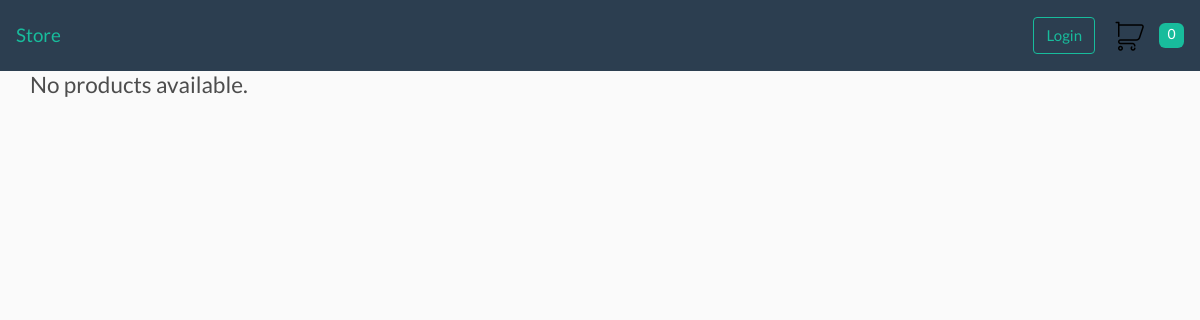
/, run on an earlier commit of the app's database.
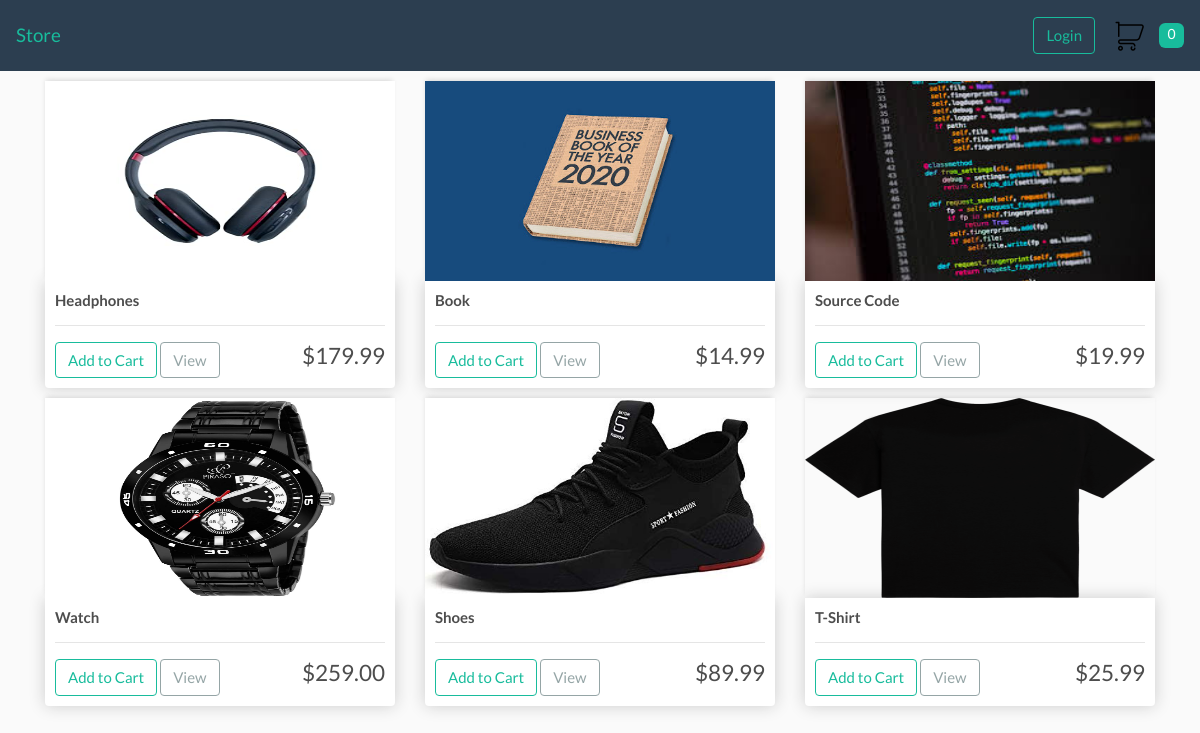
And on a later commit of the database.
### store/models.py (models this page shows, shortened)
class Product(models.Model):
    name = models.CharField(max_length=200, null=True)
    price = models.FloatField()
    digital = models.BooleanField(default=False, null=True, blank=False)
    image = models.ImageField(null=True, blank=True)
    @property
    def get_image_url(self):
        try:
            return self.image.url
        except:
            return ''

### store/views.py (the view)
# urls.py: path('', include('store.urls'))
def store(request):
    if request.user.is_authenticated:
        customer = request.user.customer
        order, created = Order.objects.get_or_create(customer=customer, complete=False)
        items = order.orderitem_set.all()
        cart_items = order.get_cart_items
    else:
        items = []
        order = {
            'get_cart_items': 0,
            'get_cart_total': 0,
            'shipping': False
        }
        cart_items = order['get_cart_items']
    products = Product.objects.all()
    return render(request, 'store/store.html', {
        'products': products,
        'cart_items': cart_items
    })

### store/templates/store/store.html (shortened to what this page needs)
{% extends 'store/layout.html' %}
{% load static %}
{% block body %}
    <div class="row">
        {% for product in products %}
            <div class="col-lg-4">
                <img src="{{ product.get_image_url }}" class="thumbnail" alt="placeholder">
                <div class="box-element product">
                    <h6><strong>{{ product.name }}</strong></h6>
                    <hr>
                    <button data-product={{ product.id }} data-action="add" class="btn btn-outline-success add-btn update-cart">Add to Cart</button>
                    <a class="btn btn-outline-secondary" href="#">View</a>
                    <h4 class="price">${{ product.price|floatformat:2 }}</h4>
                </div>
            </div>
        {% empty %}
            <h4>No products available.</h4>
        {% endfor %}
    </div>
{% endblock body %}

### store/templates/store/layout.html (shortened to what this page needs)
{% load static %}
<!DOCTYPE html>
<html lang="en">
    <head>
        <link rel="stylesheet" href="https://stackpath.bootstrapcdn.com/bootswatch/4.5.0/flatly/bootstrap.min.css">
        <link rel="stylesheet" type="text/css" href="{% static 'css/main.css' %}">
    </head>
    <body>
        <nav class="navbar navbar-expand-lg navbar-primary bg-primary">
            <a class="navbar-brand" href="{% url 'store' %}">Store</a>
            <div class="form-inline my-2 my-lg-0">
                <a href="#" class="btn btn-outline-success">Login</a>
                <a href="{% url 'cart' %}">
                    <img src="{% static 'images/cart.png' %}" alt="cart" id="cart-icon">
                </a>
                <div id="cart-total">{{ cart_items }}</div>
            </div>
        </nav>
        <div class="container">
            {% block body %}
            {% endblock body %}
        </div>
    </body>
</html>

### static/css/main.css (style rules this page uses)
body { background-color: hsl(0, 0%, 98%); }
h1, h2, h3, h4, h5, h6 { color: hsl(0, 0%, 30%); }
.box-element { box-shadow: hsl(0, 0%, 80%) 0 0 16px; background-color: #fff; border-radius: 4px; padding: 10px; }
.thumbnail { width: 100%; height: 200px; -webkit-box-shadow: -1px -3px 5px -2px rgba(214, 214, 214, 1); -moz-box-shadow: -1px -3px 5px -2px rgba(214, 214, 214, 1); box-shadow: -1px -3px 5px -2px rgba(214, 214, 214, 1); }
.product { border-radius: 0 0 4px 4px; }
#cart-total { display: block; text-align: center; color: #fff; background-color: #18bc9c; width: 25px; height: 25px; border-radius: 25%; font-size: 14px; }
#cart-icon { width: 50%; display: inline-block; margin-left: 30%; }
.price { display: inline-block; float: right; }
.col-lg-4, .col-lg-6, .col-lg-8, .col-lg-12 { margin-top: 10px; }

What changed in the data, as far as the page shows it:
added Product: get_image_url (picture), name "Headphones", price "179.99"
added Product: get_image_url (picture), name "Book", price "14.99"
added Product: get_image_url (picture), name "Source Code", price "19.99"
added Product: get_image_url (picture), name "Watch", price "259.00"
added Product: get_image_url (picture), name "Shoes", price "89.99"
added Product: get_image_url (picture), name "T-Shirt", price "25.99"
Also different on the page:
text no longer shown: "No products available."
